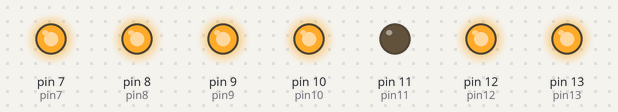
Bench run of a sketch on a simulated Arduino Uno, built with avr-gcc and run on an emulated ATmega328P. Parts: output pins drawn as LEDs (lit = HIGH).

Above: at 0.5 s.
At 2.5 s:
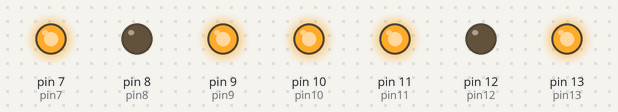
At 4.5 s:
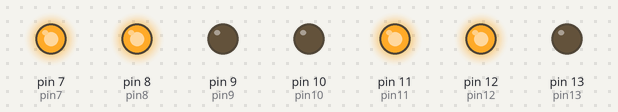
At 9.5 s:
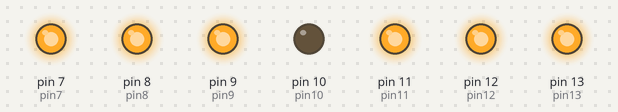
At 14.5 s:
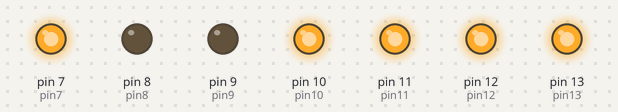
At 19.5 s:
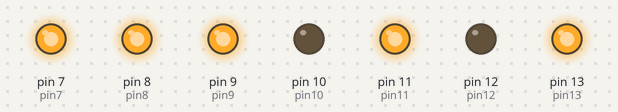
Timing chart, 0 to 20.8 s (numbered marks = the images above):
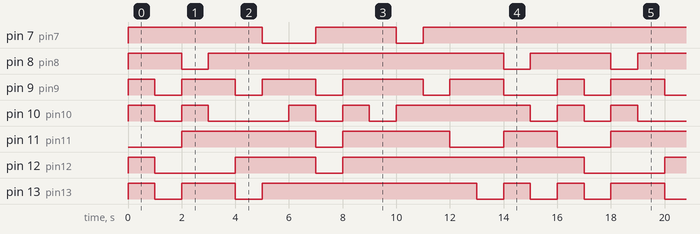

Measured:
- by itself, pin 7 (pin7): repeats every 16.0 s: LOW 2.0 s, HIGH 3.0 s, LOW 1.0 s, HIGH 10.0 s
- by itself, pin 8 (pin8): repeats every 16.0 s: LOW 1.0 s, HIGH 11.0 s, LOW 1.0 s, HIGH 3.0 s
- by itself, pin 9 (pin9): repeats every 16.0 s: 2 × (LOW 1.0 s, HIGH 2.0 s), LOW 1.0 s, HIGH 3.0 s, LOW 1.0 s, HIGH 2.0 s, LOW 2.0 s, HIGH 1.0 s
- by itself, pin 10 (pin10): repeats every 16.0 s: LOW 1.0 s, HIGH 1.0 s, LOW 3.0 s, 2 × (HIGH 1.0 s, LOW 1.0 s), HIGH 5.0 s, LOW 1.0 s, HIGH 1.0 s
- by itself, pin 11 (pin11): repeats every 16.0 s: LOW 1.0 s, HIGH 4.0 s, LOW 2.0 s, HIGH 2.0 s, LOW 2.0 s, HIGH 5.0 s
- by itself, pin 12 (pin12): repeats every 16.0 s: LOW 3.0 s, HIGH 3.0 s, LOW 1.0 s, HIGH 9.0 s
- by itself, pin 13 (pin13): repeats every 16.0 s: LOW 1.0 s, HIGH 2.0 s, LOW 1.0 s, HIGH 8.0 s, 2 × (LOW 1.0 s, HIGH 1.0 s)

The sketch:

seven_segment_display.ino
```cpp
// C++ code
//
int pin13=13;
int pin12=12;
int pin11=11;
int pin10=10;
int pin9=9;
int pin8=8;
int pin7=7;
int a,b,c,d,e,f,g;
void setup()
{
  pinMode(pin13, OUTPUT);
  pinMode(pin12, OUTPUT);
  pinMode(pin11, OUTPUT);
  pinMode(pin10, OUTPUT);
  pinMode(pin9, OUTPUT);
  pinMode(pin8, OUTPUT);
  pinMode(pin7, OUTPUT);
}
void digits(int a,int b,int c,int d,int e,int f,int g){
  digitalWrite(pin13,a);
  digitalWrite(pin12,b);
  digitalWrite(pin11,c);
  digitalWrite(pin10,d);
  digitalWrite(pin9,e);
  digitalWrite(pin8,f);
  digitalWrite(pin7,g);
  delay(1000);
}

void loop()
{
  //0
  digits(1,1,0,1,1,1,1);
  //1
  digits(0,0,0,0,0,1,1);
  //2
  digits(1,0,1,1,1,0,1);
  //3
  digits(1,0,1,0,1,1,1);
  //4
  digits(0,1,1,0,0,1,1);
  //5
  digits(1,1,1,0,1,1,0);
  //6
  digits(1,1,1,1,1,1,0);
  //7
  digits(1,0,0,0,0,1,1);
  //8
  digits(1,1,1,1,1,1,1);
  //9
  digits(1,1,1,0,1,1,1);
  //G
  digits(1,1,1,1,1,1,0);
  //R
  digits(1,1,1,1,0,1,1);
  //O
  digits(1,1,0,1,1,1,1);
  //U
  digits(0,1,0,1,1,1,1);
  //P
  digits(1,1,1,1,0,0,1);
  //4
  digits(0,1,1,0,0,1,1);
}
```
